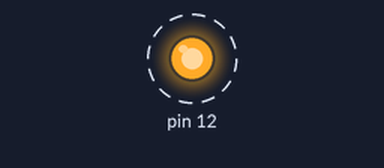
This sketch was run on a simulated Arduino Uno, built with avr-gcc and run on an emulated ATmega328P. Parts: output pins drawn as LEDs (lit = HIGH). Dashed ring = blinking.

Above: at 0.2 s.
Timing chart, 0 to 3.0 s (numbered marks = the images above):
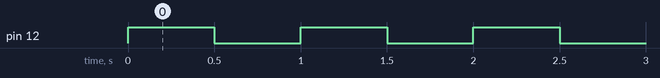

The sketch:

01_limitedBlink.ino
```cpp
int count = 0;
void setup()
{
	pinMode( 12 , OUTPUT);
}

void loop()
{

  while (count <5 )
  {
	digitalWrite( 12 , HIGH );
	delay( 500 );
	digitalWrite( 12 , LOW );
	delay( 500 );
        count ++;
  }
}
```

Measured:
- by itself, pin 12: alternates HIGH for 0.50 s and LOW for 0.50 s, 10 changes in all, then stays LOW
